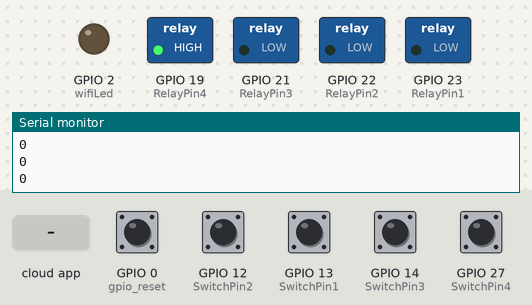
The sketch below on a simulated ESP32. On the bench: switched loads named in the sketch (green lamp = pin HIGH), output pins drawn as LEDs (lit = HIGH), the last lines printed to the serial monitor. The inputs (shaded band) are chosen by the test bench; at power-on: GPIO 0 (gpio_reset), GPIO 12 (SwitchPin2), GPIO 13 (SwitchPin1), GPIO 14 (SwitchPin3), GPIO 27 (SwitchPin4) HIGH. WiFi joins after 1.5 s; servers stay silent unless stated; EEPROM starts erased.

Above: at 1.2 s.
1.3 s: GPIO 12 (SwitchPin2) pulled LOW for 0.15 s
At 2.2 s:
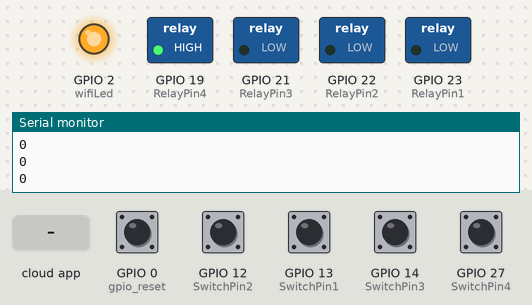
3.0 s: the phone or cloud app sets Light1 to 0
At 3.5 s:
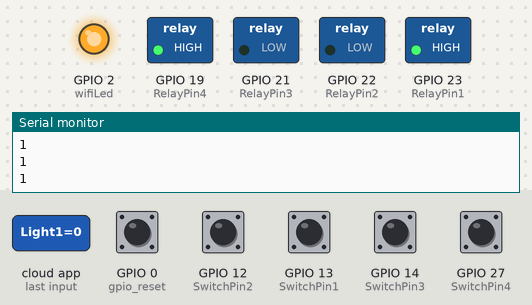
4.5 s: the phone or cloud app sets Light2 to 0
At 5.7 s:
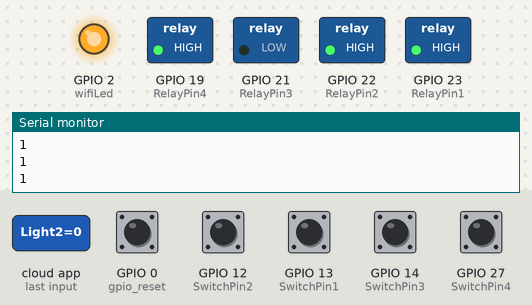
6.0 s: the phone or cloud app sets Fan to 0
At 7.1 s:
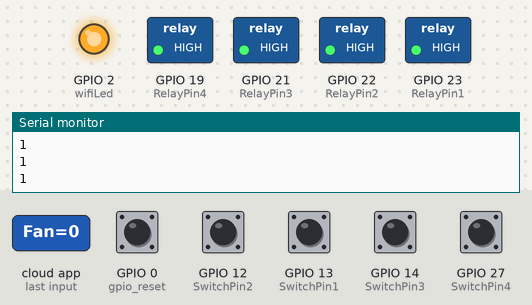
7.5 s: the phone or cloud app sets UNIVERSAL to 1
At 8.4 s:
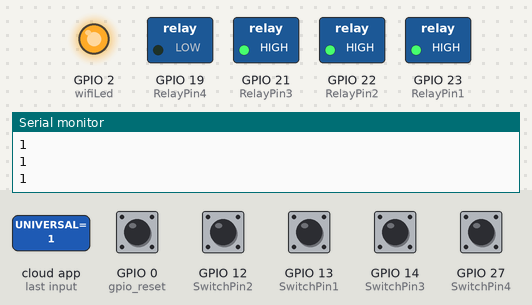
9.0 s: GPIO 13 (SwitchPin1) pulled LOW for 0.15 s
At 9.14 s:
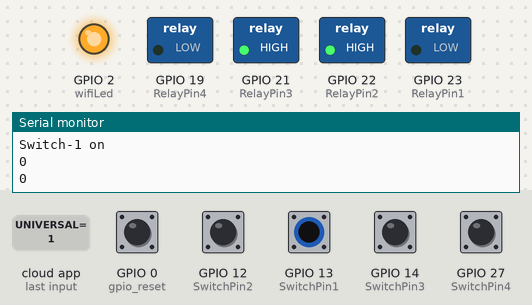
Timing chart, 0 to 11.7 s (numbered marks = the images above; inputs shaded):
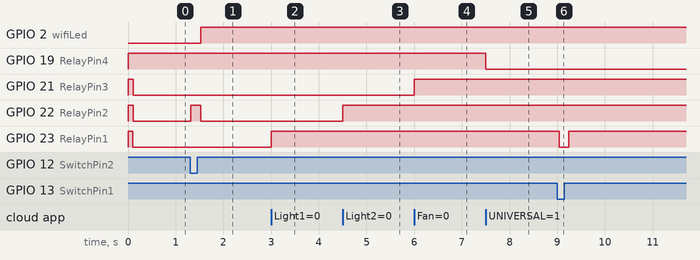

The sketch:

esp_rain.ino
```cpp
#include "RMaker.h"
#include "WiFi.h"
#include "WiFiProv.h"
#include <EEPROM.h>

const char *service_name = "RAT Tech";
const char *pop = "1234567";

// define the Device Names
char deviceName_1[] = "Light1";
char deviceName_2[] = "Light2";
char deviceName_3[] = "Fan";
char deviceName_4[] = "UNIVERSAL";

// define the GPIO connected with Relays and switches
static uint8_t RelayPin1 = 23;  //D23
static uint8_t RelayPin2 = 22;  //D22
static uint8_t RelayPin3 = 21;  //D21
static uint8_t RelayPin4 = 19;  //D19

static uint8_t SwitchPin1 = 13;  //D13
static uint8_t SwitchPin2 = 12;  //D12
static uint8_t SwitchPin3 = 14;  //D14
static uint8_t SwitchPin4 = 27;  //D27

static uint8_t wifiLed    = 2;   //D2
static uint8_t gpio_reset = 0;

// Switch State
bool SwitchState_1 = LOW;
bool SwitchState_2 = LOW;
bool SwitchState_3 = LOW;
bool SwitchState_4 = LOW;

bool relay_state1 = true;
bool relay_state2 = true;
bool relay_state3 = true;
bool relay_state4 = true;

//The framework provides some standard device types like switch, lightbulb, fan, temperature sensor.
static Switch my_switch1(deviceName_1, &RelayPin1);
static Switch my_switch2(deviceName_2, &RelayPin2);
static Switch my_switch3(deviceName_3, &RelayPin3);
static Switch my_switch4(deviceName_4, &RelayPin4);

void sysProvEvent(arduino_event_t *sys_event)
{
    switch (sys_event->event_id) {
        case ARDUINO_EVENT_PROV_START:
#if CONFIG_IDF_TARGET_ESP32
        Serial.printf("\nProvisioning Started with name \"%s\" and PoP \"%s\" on BLE\n", service_name, pop);
        printQR(service_name, pop, "ble");
#else
        Serial.printf("\nProvisioning Started with name \"%s\" and PoP \"%s\" on SoftAP\n", service_name, pop);
        printQR(service_name, pop, "softap");
#endif
        break;
        case ARDUINO_EVENT_WIFI_STA_CONNECTED:
        Serial.printf("\nConnected to Wi-Fi!\n");
        digitalWrite(wifiLed, true);
        break;
    }
}

void write_callback(Device *device, Param *param, const param_val_t val, void *priv_data, write_ctx_t *ctx)
{
    const char *device_name = device->getDeviceName();
    const char *param_name = param->getParamName();

    if(strcmp(device_name, deviceName_1) == 0) {

      Serial.printf("Lightbulb = %s\n", val.val.b? "true" : "false");

      if(strcmp(param_name, "Power") == 0) {
          Serial.printf("Received value = %s for %s - %s\n", val.val.b? "true" : "false", device_name, param_name);
        relay_state1 = val.val.b;
        digitalWrite(RelayPin1, !relay_state1);
        EEPROM.put(1, !relay_state1);
        EEPROM.commit();


        param->updateAndReport(val);
      }

    } else if(strcmp(device_name, deviceName_2) == 0) {

      Serial.printf("Switch value = %s\n", val.val.b? "true" : "false");

      if(strcmp(param_name, "Power") == 0) {
        Serial.printf("Received value = %s for %s - %s\n", val.val.b? "true" : "false", device_name, param_name);
        relay_state2 = val.val.b;
        digitalWrite(RelayPin2, !relay_state2);
        EEPROM.put(2, !relay_state2);
        EEPROM.commit();

        param->updateAndReport(val);
      }

    } else if(strcmp(device_name, deviceName_3) == 0) {

      Serial.printf("Switch value = %s\n", val.val.b? "true" : "false");

      if(strcmp(param_name, "Power") == 0) {
        Serial.printf("Received value = %s for %s - %s\n", val.val.b? "true" : "false", device_name, param_name);
        relay_state3 = val.val.b;
        digitalWrite(RelayPin3, !relay_state3);
        EEPROM.put(3, !relay_state3);
        EEPROM.commit();

        param->updateAndReport(val);
      }

    } else if(strcmp(device_name, deviceName_4) == 0) {

      Serial.printf("Switch value = %s\n", val.val.b? "true" : "false");

      if(strcmp(param_name, "Power") == 0) {
        Serial.printf("Received value = %s for %s - %s\n", val.val.b? "true" : "false", device_name, param_name);
        relay_state4 = val.val.b;
        digitalWrite(RelayPin4, !relay_state4);
        EEPROM.put(4, !relay_state4);
        EEPROM.commit();

        param->updateAndReport(val);
      }
    }
}

void manual_control()
{
  if (digitalRead(SwitchPin1) == LOW && SwitchState_1 == LOW) {
    relay_state1 = EEPROM.read(1);
    digitalWrite(RelayPin1, !relay_state1);


    SwitchState_1 = HIGH;
    my_switch1.updateAndReportParam(ESP_RMAKER_DEF_POWER_NAME, relay_state1);
    EEPROM.put(1, !relay_state1);
    EEPROM.put(11, SwitchState_1);
    EEPROM.commit();
    Serial.println("Switch-1 on");
    Serial.println(EEPROM.read(1));
  }
  if (digitalRead(SwitchPin1) == HIGH && SwitchState_1 == HIGH) {
    relay_state1 = EEPROM.read(1);
    digitalWrite(RelayPin1, !relay_state1);

    SwitchState_1 = LOW;
    my_switch1.updateAndReportParam(ESP_RMAKER_DEF_POWER_NAME,relay_state1);
    EEPROM.put(1, !relay_state1);
    EEPROM.put(11, SwitchState_1);
    EEPROM.commit();
    Serial.println("Switch-1 off");
    Serial.println(EEPROM.read(1));
  }
  if (digitalRead(SwitchPin2) == LOW && SwitchState_2 == LOW) {
    relay_state2 = EEPROM.read(2);
    digitalWrite(RelayPin2, !relay_state2);

    SwitchState_2 = HIGH;
    my_switch2.updateAndReportParam(ESP_RMAKER_DEF_POWER_NAME,relay_state2);
    EEPROM.put(2, !relay_state2);
    EEPROM.put(12, SwitchState_2);
    EEPROM.commit();
    Serial.println("Switch-2 on");
  }
  if (digitalRead(SwitchPin2) == HIGH && SwitchState_2 == HIGH) {
    relay_state2 = EEPROM.read(2);
    digitalWrite(RelayPin2, !relay_state2);

    SwitchState_2 = LOW;
    my_switch2.updateAndReportParam(ESP_RMAKER_DEF_POWER_NAME,relay_state2);
    EEPROM.put(2, !relay_state2);
    EEPROM.put(12, SwitchState_2);
    EEPROM.commit();
    Serial.println("Switch-2 off");
  }
  if (digitalRead(SwitchPin3) == LOW && SwitchState_3 == LOW) {
    relay_state3 = EEPROM.read(3);
    digitalWrite(RelayPin3, !relay_state3);

    SwitchState_3 = HIGH;
    my_switch3.updateAndReportParam(ESP_RMAKER_DEF_POWER_NAME,relay_state3);
    EEPROM.put(3, !relay_state3);
    EEPROM.put(13, SwitchState_3);
    EEPROM.commit();
    Serial.println("Switch-3 on");
  }
  if (digitalRead(SwitchPin3) == HIGH && SwitchState_3 == HIGH) {
    relay_state3 = EEPROM.read(3);
    digitalWrite(RelayPin3, !relay_state3);

    SwitchState_3 = LOW;
    my_switch3.updateAndReportParam(ESP_RMAKER_DEF_POWER_NAME,relay_state3);
    EEPROM.put(3, !relay_state3);
    EEPROM.put(13, SwitchState_3);
    EEPROM.commit();
    Serial.println("Switch-3 off");
  }
  if (digitalRead(SwitchPin4) == LOW && SwitchState_4 == LOW) {
    relay_state4 = EEPROM.read(4);
    digitalWrite(RelayPin4, !relay_state4);

    SwitchState_4 = HIGH;
    my_switch4.updateAndReportParam(ESP_RMAKER_DEF_POWER_NAME,relay_state4);
    EEPROM.put(4, !relay_state4);
    EEPROM.put(14, SwitchState_4);
    EEPROM.commit();
    Serial.println("Switch-4 on");
  }
  if (digitalRead(SwitchPin4) == HIGH && SwitchState_4 == HIGH) {
  relay_state4 = EEPROM.read(4);
    digitalWrite(RelayPin4, relay_state4);

    SwitchState_4 = LOW;
    my_switch4.updateAndReportParam(ESP_RMAKER_DEF_POWER_NAME,relay_state4);
    EEPROM.put(4, !relay_state4);
    EEPROM.put(14, SwitchState_4);
    EEPROM.commit();
    Serial.println("Switch-4 off");
  }
}

void setup()
{
    uint32_t chipId = 0;

    Serial.begin(115200);
    EEPROM.begin(500);
    relay_state1 = EEPROM.read(1);

    relay_state2 = EEPROM.read(2);
    relay_state3 = EEPROM.read(3);
    relay_state4 = EEPROM.read(4);
    SwitchState_1=EEPROM.read(11);
    SwitchState_2=EEPROM.read(12);
    SwitchState_3=EEPROM.read(13);
    SwitchState_4=EEPROM.read(14);
    my_switch1.updateAndReportParam(ESP_RMAKER_DEF_POWER_NAME, relay_state1);
    my_switch2.updateAndReportParam(ESP_RMAKER_DEF_POWER_NAME, relay_state2);
    my_switch3.updateAndReportParam(ESP_RMAKER_DEF_POWER_NAME, relay_state3);
    my_switch4.updateAndReportParam(ESP_RMAKER_DEF_POWER_NAME, relay_state4);


    // Set the Relays GPIOs as output mode
    pinMode(RelayPin1, OUTPUT);
    pinMode(RelayPin2, OUTPUT);
    pinMode(RelayPin3, OUTPUT);
    pinMode(RelayPin4, OUTPUT);
    pinMode(wifiLed, OUTPUT);

    // Configure the input GPIOs
    pinMode(SwitchPin1, INPUT_PULLUP);
    pinMode(SwitchPin2, INPUT_PULLUP);
    pinMode(SwitchPin3, INPUT_PULLUP);
    pinMode(SwitchPin4, INPUT_PULLUP);
    pinMode(gpio_reset, INPUT);

    // Write to the GPIOs the default state on booting
    digitalWrite(RelayPin1, relay_state1);
    digitalWrite(RelayPin2, relay_state2);
    digitalWrite(RelayPin3, relay_state3);
    digitalWrite(RelayPin4, relay_state4);

    //EEPROM.put(1, relay_state);
    digitalWrite(wifiLed, LOW);

    Node my_node;
    my_node = RMaker.initNode("RAT Tech");

    //Standard switch device
    my_switch1.addCb(write_callback);
    my_switch2.addCb(write_callback);
    my_switch3.addCb(write_callback);
    my_switch4.addCb(write_callback);

    //Add switch device to the node
    my_node.addDevice(my_switch1);
    my_node.addDevice(my_switch2);
    my_node.addDevice(my_switch3);
    my_node.addDevice(my_switch4);

    //This is optional
    RMaker.enableOTA(OTA_USING_PARAMS);
    //If you want to enable scheduling, set time zone for your region using setTimeZone().
    //The list of available values are provided here https://rainmaker.espressif.com/docs/time-service.html
    // RMaker.setTimeZone("Asia/Shanghai");
    // Alternatively, enable the Timezone service and let the phone apps set the appropriate timezone
    RMaker.enableTZService();
    RMaker.enableSchedule();

    //Service Name
    for(int i=0; i<17; i=i+8) {
      chipId |= ((ESP.getEfuseMac() >> (40 - i)) & 0xff) << i;
    }

    Serial.printf("\nChip ID:  %d Service Name: %s\n", chipId, service_name);

    Serial.printf("\nStarting ESP-RainMaker\n");
    RMaker.start();

    WiFi.onEvent(sysProvEvent);
#if CONFIG_IDF_TARGET_ESP32
    WiFiProv.beginProvision(WIFI_PROV_SCHEME_BLE, WIFI_PROV_SCHEME_HANDLER_FREE_BTDM, WIFI_PROV_SECURITY_1, pop, service_name);
#else
    WiFiProv.beginProvision(WIFI_PROV_SCHEME_SOFTAP, WIFI_PROV_SCHEME_HANDLER_NONE, WIFI_PROV_SECURITY_1, pop, service_name);
#endif

    my_switch1.updateAndReportParam(ESP_RMAKER_DEF_POWER_NAME, false);
    my_switch2.updateAndReportParam(ESP_RMAKER_DEF_POWER_NAME, false);
    my_switch3.updateAndReportParam(ESP_RMAKER_DEF_POWER_NAME, false);
    my_switch4.updateAndReportParam(ESP_RMAKER_DEF_POWER_NAME, false);
}

void loop()
{
      Serial.println(EEPROM.read(1));
    // Read GPIO0 (external button to reset device
    if(digitalRead(gpio_reset) == LOW) { //Push button pressed
        Serial.printf("Reset Button Pressed!\n");
        // Key debounce handling
        delay(100);
        int startTime = millis();
        while(digitalRead(gpio_reset) == LOW) delay(50);
        int endTime = millis();

        if ((endTime - startTime) > 10000) {
          // If key pressed for more than 10secs, reset all
          Serial.printf("Reset to factory.\n");
          RMakerFactoryReset(2);
        } else if ((endTime - startTime) > 3000) {
          Serial.printf("Reset Wi-Fi.\n");
          // If key pressed for more than 3secs, but less than 10, reset Wi-Fi
          RMakerWiFiReset(2);
        }
    }
    delay(100);

    if (WiFi.status() != WL_CONNECTED)
    {
      //Serial.println("WiFi Not Connected");
      digitalWrite(wifiLed, false);
    }
    else
    {
      //Serial.println("WiFi Connected");
      digitalWrite(wifiLed, true);
    }

    manual_control();
}
```

Measured:
- after the input at 1.3 s, GPIO 22 (RelayPin2): LOW → HIGH at once, → LOW 0.20 s later
- after the input at 3.0 s, GPIO 23 (RelayPin1): LOW → HIGH at once
- after the input at 4.5 s, GPIO 22 (RelayPin2): LOW → HIGH at once
- after the input at 6.0 s, GPIO 21 (RelayPin3): LOW → HIGH at once
- after the input at 7.5 s, GPIO 19 (RelayPin4): HIGH → LOW at once
- after the input at 9.0 s, GPIO 23 (RelayPin1): HIGH → LOW at once, → HIGH 0.20 s later
